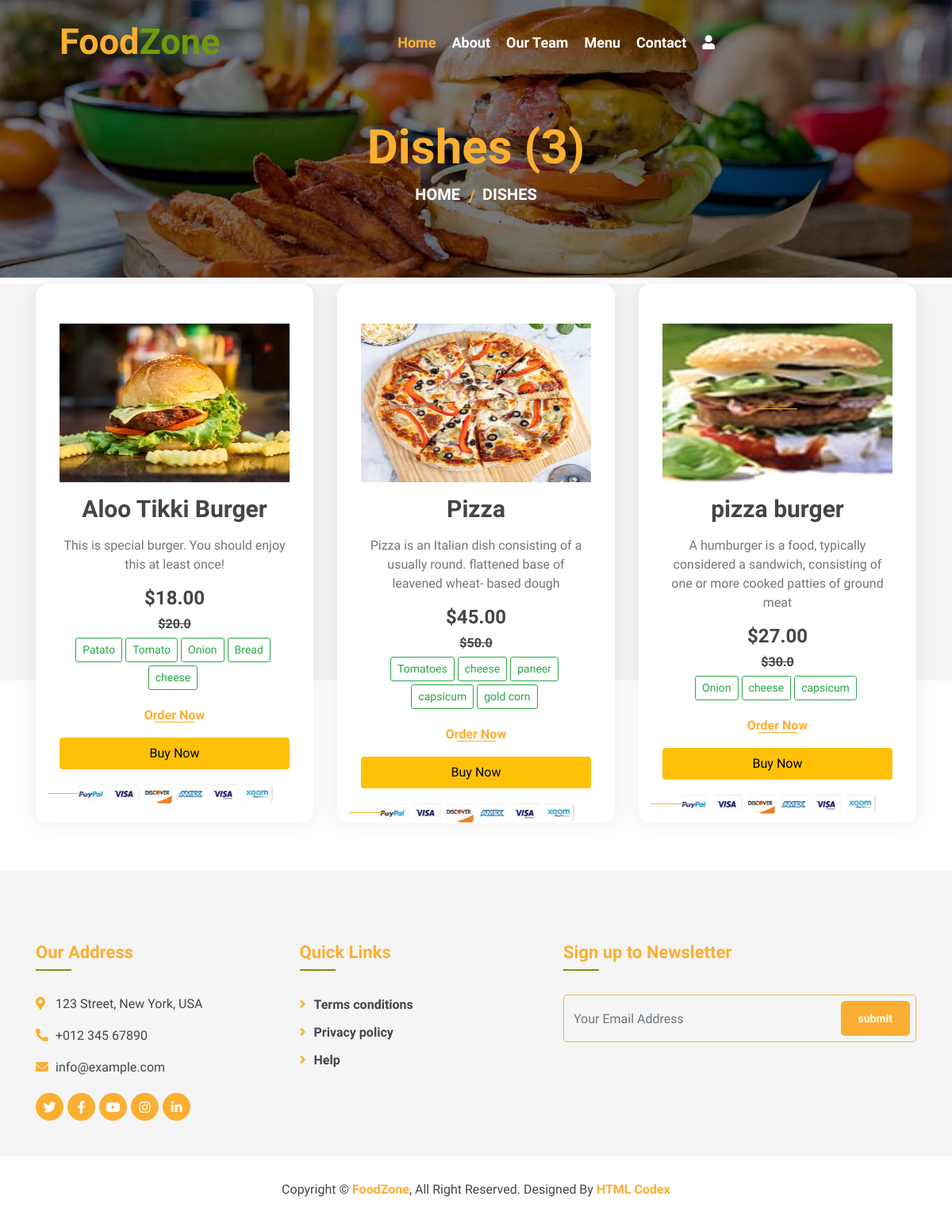
Screenshot of /dishes/ with the database file from the repository.
### myapp/models.py (models this page shows, shortened)
class Dish(models.Model):
    name = models.CharField(max_length=200, unique=True)
    image = models.ImageField(upload_to='dishes/%Y/%m/%d')
    ingredients = models.TextField()
    details = models.TextField(blank=True)
    category = models.ForeignKey(Category, on_delete=models.CASCADE)
    price = models.FloatField()
    discount_percent = models.PositiveIntegerField(default=0)
    discount_price_display = models.DecimalField(max_digits=10, decimal_places=2, default=0.00)
    is_available = models.BooleanField(default=True)
    added_on = models.DateTimeField(auto_now_add=True)
    updated_on = models.DateTimeField(auto_now=True)
    class Meta:
        verbose_name_plural = "Dish Table"

### myapp/views.py (the view)
# urls.py: path('dishes/',views.all_dishes,name="all_dishes"),
def all_dishes(request):
    context={}
    dishes = Dish.objects.all()
    if "q" in request.GET:
        id = request.GET.get("q")
        dishes = Dish.objects.filter(category__id=id)
        context['dish_category'] = Category.objects.get(id=id).name
    context['dishes'] = dishes
    return render(request,'all_dishes.html', context)

### template/all_dishes.html (shortened to what this page needs)
{% extends "base.html" %}
{% block content %}
<div class="page-header mb-0">
    <div class="container">
        <div class="row">
            <div class="col-12">
                <h2>{% if dish_category %} {{dish_category}} {% else %}Dishes {% endif %}({{dishes|length}})</h2>
            </div>
            <div class="col-12">
                <a href="/">Home</a>
                <a href="/dishes">Dishes</a>
            </div>
        </div>
    </div>
</div>
<div class="food mt-2">
    <div class="container">
        <div class="row align-items-center">
        {% for i in dishes %}
            <div class="col-md-4">
                {% if i.is_available %}
                <div class="food-item" style="height: 680px;">
                {% else %}
                <div class="food-item" style="background-color: rgb(41, 39, 39);">
                {% endif %}
                    <a href="/media/{{i.image}}" target="_blank"><img src="/media/{{i.image}}" style="height: 200px;width: 100%;"></a>
                    <h2 class="my-3">{{i.name}}</h2>
                    <p>{{i.details}}</p>
                    <h4 class="menu-text" style="font-weight: normal;">
                        {% if i.price != i.discount_price_display %}
                            <strong>&dollar;{{i.discount_price_display}}</strong>
                        {% endif %}
                    </h4>
                    <h6 class="menu-text" style="font-weight: normal;">
                        {% if i.price != i.discount_price_display %}
                            <strong><del>&dollar;{{i.price}}</del></strong>
                        {% endif %}
                    </h6>
                    <p>
                    </p>
                    {% if i.is_available %}
                        <a href="{% url 'dish' id=i.id %}">Order Now</a>
                    {% else %}
                        <p class="text-danger">Not Available for delivery!</p>
                    {% endif %}
                    <a href="{% url 'buy_now' i.id %}">
                        <button class="bg-warning border-0 p-2 rounded w-100 mt-3">Buy Now</button>
                    </a>
                    <img src="/static/img/payment card.png" alt="" width="250px" class="mt-3">
                </div>
            </div>
        {% endfor %}
        </div>
    </div>
</div>
{% endblock %}

### template/base.html (shortened to what this page needs)
<!DOCTYPE html>
{% load static %}
<html lang="en">
    <head>
        <link href="https://stackpath.bootstrapcdn.com/bootstrap/4.4.1/css/bootstrap.min.css" rel="stylesheet">
        <link href="https://cdnjs.cloudflare.com/ajax/libs/font-awesome/5.10.0/css/all.min.css" rel="stylesheet">
        <link href="/static/lib/animate/animate.min.css" rel="stylesheet">
        <link href="/static/lib/owlcarousel/assets/owl.carousel.min.css" rel="stylesheet">
        <link href="/static/lib/flaticon/font/flaticon.css" rel="stylesheet">
        <link href="/static/lib/tempusdominus/css/tempusdominus-bootstrap-4.min.css" rel="stylesheet" />
        <link href="/static/css/style.css" rel="stylesheet">
    </head>
    <body>
        <div class="navbar navbar-expand-lg bg-light navbar-light">
            <div class="container-fluid">
                <a href="{% url 'index' %}" class="navbar-brand">Food<span>Zone</span></a>
                <div class="collapse navbar-collapse justify-content-between" id="navbarCollapse">
                    <div class="navbar-nav mx-auto">
                        <a href="{% url 'index' %}" class="nav-item nav-link active">Home</a>
                        <a href="{% url 'about' %}" class="nav-item nav-link">About</a>
                        <a href="{% url 'team' %}" class="nav-item nav-link">Our Team</a>
                        <a href="{% url 'all_dishes' %}" class="nav-item nav-link">Menu</a>
                        <a href="{% url 'contact' %}" class="nav-item nav-link">Contact</a>
                        {% if user.is_authenticated %}
                        <div class="nav-item dropdown">
                            <a href="#" class="nav-link dropdown-toggle" data-toggle="dropdown"><i class="fas fa-user"></i></a>
                            <div class="dropdown-menu">
                            {% if user.is_superuser or user.is_staff %}
                                <a href="{% url 'admin:index' %}" class="dropdown-item">Dashboard</a>
                            {% else %}
                                <a href="{% url 'dashboard' %}" class="dropdown-item">Dashboard</a>
                            {% endif %}
                                <a href="{% url 'logout' %}" class="dropdown-item">Logout</a>
                            </div>
                        </div>
                        {% else %}
                        <a href="{% url 'register' %}" class="nav-link" ><i class="fas fa-user"></i></a>
                        {% endif %}
                    </div>
                </div>
            </div>
        </div>
        {% block content %}
        {% endblock %}
        <div class="footer">
            <div class="container">
                <div class="row">
                    <div class="col-lg-7">
                        <div class="row">
                            <div class="col-md-6">
                                <div class="footer-contact">
                                    <h2>Our Address</h2>
                                    <p><i class="fa fa-map-marker-alt"></i>123 Street, New York, USA</p>
                                    <p><i class="fa fa-phone-alt"></i>+012 345 67890</p>
                                    <p><i class="fa fa-envelope"></i>info@example.com</p>
                                    <div class="footer-social">
                                        <a href=""><i class="fab fa-twitter"></i></a>
                                        <a href="https://www.facebook.com/SachTechSol/" target="_blank"><i class="fab fa-facebook-f"></i></a>
                                        <a href=""><i class="fab fa-youtube"></i></a>
                                        <a href=""><i class="fab fa-instagram"></i></a>
                                        <a href=""><i class="fab fa-linkedin-in"></i></a>
                                    </div>
                                </div>
                            </div>
                            <div class="col-md-6">
                                <div class="footer-link">
                                    <h2>Quick Links</h2>
                                    <a href="http://127.0.0.1:8000/Terms_conditions/">Terms conditions</a>
                                    <a href="http://127.0.0.1:8000/privacy-policy/">Privacy policy</a>
                                    <a href="http://127.0.0.1:8000/help_center/">Help</a>
                                </div>
                            </div>
                        </div>
                    </div>
                    <div class="col-lg-5">
                        <div class="footer-newsletter">
                            <h2>Sign up to Newsletter</h2>
                            <form method="POST" action="{% url 'submit_newsletter' %}">
                                <div class="form">
                                    <input class="form-control" name="email" placeholder="Your Email Address">
                                    <button class="btn custom-btn" type="submit">submit</button>
                                </div>
                           </form>
                        </div>
                    </div>
                </div>
            </div>
            <div class="copyright">
                <div class="container">
                    <p>Copyright &copy; <a href="#">FoodZone</a>, All Right Reserved.</p>
                    <p>Designed By <a href="https://htmlcodex.com">HTML Codex</a></p>
                </div>
            </div>
        </div>
    </body>
</html>

### rows the page displays
Dish: image (picture), name "Aloo Tikki Burger", details "This is special burger. You should enjoy this at least once!", discount_price_display "18.00", price "20.0", is_available "Order Now"
Dish: image (picture), name "Pizza", details "Pizza is an Italian dish consisting of a usually round. flattened base of leavened wheat- based dough", discount_price_display "45.00", price "50.0", is_available "Order Now"
Dish: image (picture), name "pizza burger", details "A humburger is a food, typically considered a sandwich, consisting of one or more cooked patties of ground meat", discount_price_display "27.00", price "30.0", is_available "Order Now"

### other values shown
{{ dishes|length }} "3"
